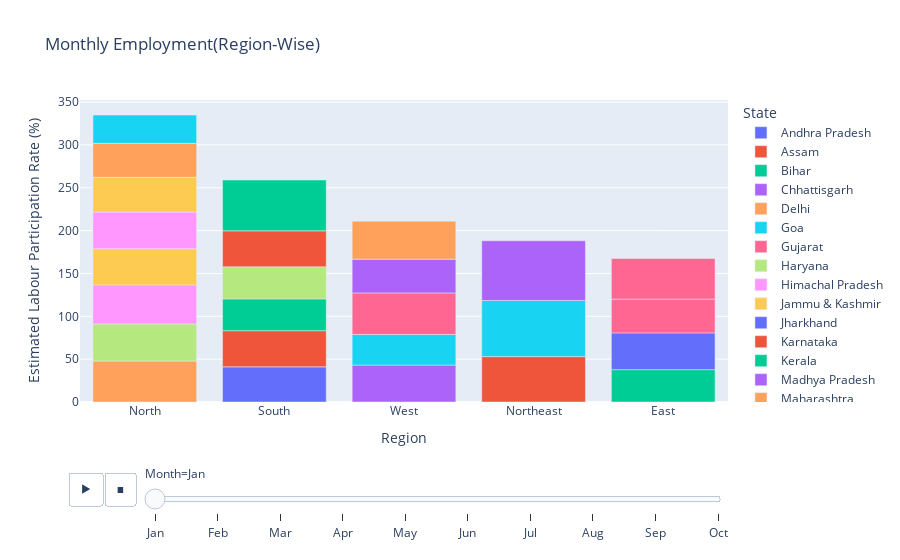

Notebook source saved alongside this figure:
### Markdown cell above
## Estimated Employment Rate

### Code cell
fig=px.bar(df,x='Region',y=' Estimated Labour Participation Rate (%)',color='State'
           ,title="Monthly Employment(Region-Wise)",animation_frame="Month",template='plotly')
fig.update_layout(xaxis={'categoryorder':'total descending'})
fig.show()

### Figure 1 — Plotly figure (JSON) as saved in the notebook; plotly's stock layout.template omitted (floating-point values rounded to 4 significant figures)
{"data": [{"alignmentgroup": "True", "hovertemplate": "State=Andhra Pradesh<br>Month=Jan<br>Region=%{x}<br> Estimated Labour Participation Rate (%)=%{y}<extra></extra>", "legendgroup": "Andhra Pradesh", "marker": {"color": "#636efa", "pattern": {"shape": ""}}, "name": "Andhra Pradesh", "offsetgroup": "Andhra Pradesh", "orientation": "v", "showlegend": true, "textposition": "auto", "type": "bar", "x": ["South"], "xaxis": "x", "y": [41.02], "yaxis": "y"}, {"alignmentgroup": "True", "hovertemplate": "State=Assam<br>Month=Jan<br>Region=%{x}<br> Estimated Labour Participation Rate (%)=%{y}<extra></extra>", "legendgroup": "Assam", "marker": {"color": "#EF553B", "pattern": {"shape": ""}}, "name": "Assam", "offsetgroup": "Assam", "orientation": "v", "showlegend": true, "textposition": "auto", "type": "bar", "x": ["Northeast"], "xaxis": "x", "y": [52.98], "yaxis": "y"}, {"alignmentgroup": "True", "hovertemplate": "State=Bihar<br>Month=Jan<br>Region=%{x}<br> Estimated Labour Participation Rate (%)=%{y}<extra></extra>", "legendgroup": "Bihar", "marker": {"color": "#00cc96", "pattern": {"shape": ""}}, "name": "Bihar", "offsetgroup": "Bihar", "orientation": "v", "showlegend": true, "textposition": "auto", "type": "bar", "x": ["East"], "xaxis": "x", "y": [37.72], "yaxis": "y"}, {"alignmentgroup": "True", "hovertemplate": "State=Chhattisgarh<br>Month=Jan<br>Region=%{x}<br> Estimated Labour Participation Rate (%)=%{y}<extra></extra>", "legendgroup": "Chhattisgarh", "marker": {"color": "#ab63fa", "pattern": {"shape": ""}}, "name": "Chhattisgarh", "offsetgroup": "Chhattisgarh", "orientation": "v", "showlegend": true, "textposition": "auto", "type": "bar", "x": ["West"], "xaxis": "x", "y": [43.08], "yaxis": "y"}, {"alignmentgroup": "True", "hovertemplate": "State=Delhi<br>Month=Jan<br>Region=%{x}<br> Estimated Labour Participation Rate (%)=%{y}<extra></extra>", "legendgroup": "Delhi", "marker": {"color": "#FFA15A", "pattern": {"shape": ""}}, "name": "Delhi", "offsetgroup": "Delhi", "orientation": "v", "showlegend": true, "textposition": "auto", "type": "bar", "x": ["North"], "xaxis": "x", "y": [47.79], "yaxis": "y"}, {"alignmentgroup": "True", "hovertemplate": "State=Goa<br>Month=Jan<br>Region=%{x}<br> Estimated Labour Participation Rate (%)=%{y}<extra></extra>", "legendgroup": "Goa", "marker": {"color": "#19d3f3", "pattern": {"shape": ""}}, "name": "Goa", "offsetgroup": "Goa", "orientation": "v", "showlegend": true, "textposition": "auto", "type": "bar", "x": ["West"], "xaxis": "x", "y": [35.73], "yaxis": "y"}, {"alignmentgroup": "True", "hovertemplate": "State=Gujarat<br>Month=Jan<br>Region=%{x}<br> Estimated Labour Participation Rate (%)=%{y}<extra></extra>", "legendgroup": "Gujarat", "marker": {"color": "#FF6692", "pattern": {"shape": ""}}, "name": "Gujarat", "offsetgroup": "Gujarat", "orientation": "v", "showlegend": true, "textposition": "auto", "type": "bar", "x": ["West"], "xaxis": "x", "y": [48.49], "yaxis": "y"}, {"alignmentgroup": "True", "hovertemplate": "State=Haryana<br>Month=Jan<br>Region=%{x}<br> Estimated Labour Participation Rate (%)=%{y}<extra></extra>", "legendgroup": "Haryana", "marker": {"color": "#B6E880", "pattern": {"shape": ""}}, "name": "Haryana", "offsetgroup": "Haryana", "orientation": "v", "showlegend": true, "textposition": "auto", "type": "bar", "x": ["North"], "xaxis": "x", "y": [43.36], "yaxis": "y"}, {"alignmentgroup": "True", "hovertemplate": "State=Himachal Pradesh<br>Month=Jan<br>Region=%{x}<br> Estimated Labour Participation Rate (%)=%{y}<extra></extra>", "legendgroup": "Himachal Pradesh", "marker": {"color": "#FF97FF", "pattern": {"shape": ""}}, "name": "Himachal Pradesh", "offsetgroup": "Himachal Pradesh", "orientation": "v", "showlegend": true, "textposition": "auto", "type": "bar", "x": ["North"], "xaxis": "x", "y": [45.5], "yaxis": "y"}, {"alignmentgroup": "True", "hovertemplate": "State=Jammu & Kashmir<br>Month=Jan<br>Region=%{x}<br> Estimated Labour Participation Rate (%)=%{y}<extra></extra>", "legendgroup": "Jammu & Kashmir", "marker": {"color": "#FECB52", "pattern": {"shape": ""}}, "name": "Jammu & Kashmir", "offsetgroup": "Jammu & Kashmir", "orientation": "v", "showlegend": true, "textposition": "auto", "type": "bar", "x": ["North"], "xaxis": "x", "y": [42.2], "yaxis": "y"}, {"alignmentgroup": "True", "hovertemplate": "State=Jharkhand<br>Month=Jan<br>Region=%{x}<br> Estimated Labour Participation Rate (%)=%{y}<extra></extra>", "legendgroup": "Jharkhand", "marker": {"color": "#636efa", "pattern": {"shape": ""}}, "name": "Jharkhand", "offsetgroup": "Jharkhand", "orientation": "v", "showlegend": true, "textposition": "auto", "type": "bar", "x": ["East"], "xaxis": "x", "y": [42.92], "yaxis": "y"}, {"alignmentgroup": "True", "hovertemplate": "State=Karnataka<br>Month=Jan<br>Region=%{x}<br> Estimated Labour Participation Rate (%)=%{y}<extra></extra>", "legendgroup": "Karnataka", "marker": {"color": "#EF553B", "pattern": {"shape": ""}}, "name": "Karnataka", "offsetgroup": "Karnataka", "orientation": "v", "showlegend": true, "textposition": "auto", "type": "bar", "x": ["South"], "xaxis": "x", "y": [42.18], "yaxis": "y"}, {"alignmentgroup": "True", "hovertemplate": "State=Kerala<br>Month=Jan<br>Region=%{x}<br> Estimated Labour Participation Rate (%)=%{y}<extra></extra>", "legendgroup": "Kerala", "marker": {"color": "#00cc96", "pattern": {"shape": ""}}, "name": "Kerala", "offsetgroup": "Kerala", "orientation": "v", "showlegend": true, "textposition": "auto", "type": "bar", "x": ["South"], "xaxis": "x", "y": [37.12], "yaxis": "y"}, {"alignmentgroup": "True", "hovertemplate": "State=Madhya Pradesh<br>Month=Jan<br>Region=%{x}<br> Estimated Labour Participation Rate (%)=%{y}<extra></extra>", "legendgroup": "Madhya Pradesh", "marker": {"color": "#ab63fa", "pattern": {"shape": ""}}, "name": "Madhya Pradesh", "offsetgroup": "Madhya Pradesh", "orientation": "v", "showlegend": true, "textposition": "auto", "type": "bar", "x": ["West"], "xaxis": "x", "y": [39.42], "yaxis": "y"}, {"alignmentgroup": "True", "hovertemplate": "State=Maharashtra<br>Month=Jan<br>Region=%{x}<br> Estimated Labour Participation Rate (%)=%{y}<extra></extra>", "legendgroup": "Maharashtra", "marker": {"color": "#FFA15A", "pattern": {"shape": ""}}, "name": "Maharashtra", "offsetgroup": "Maharashtra", "orientation": "v", "showlegend": true, "textposition": "auto", "type": "bar", "x": ["West"], "xaxis": "x", "y": [44.19], "yaxis": "y"}, {"alignmentgroup": "True", "hovertemplate": "State=Meghalaya<br>Month=Jan<br>Region=%{x}<br> Estimated Labour Participation Rate (%)=%{y}<extra></extra>", "legendgroup": "Meghalaya", "marker": {"color": "#19d3f3", "pattern": {"shape": ""}}, "name": "Meghalaya", "offsetgroup": "Meghalaya", "orientation": "v", "showlegend": true, "textposition": "auto", "type": "bar", "x": ["Northeast"], "xaxis": "x", "y": [65.49], "yaxis": "y"}, {"alignmentgroup": "True", "hovertemplate": "State=Odisha<br>Month=Jan<br>Region=%{x}<br> Estimated Labour Participation Rate (%)=%{y}<extra></extra>", "legendgroup": "Odisha", "marker": {"color": "#FF6692", "pattern": {"shape": ""}}, "name": "Odisha", "offsetgroup": "Odisha", "orientation": "v", "showlegend": true, "textposition": "auto", "type": "bar", "x": ["East"], "xaxis": "x", "y": [39.44], "yaxis": "y"}, {"alignmentgroup": "True", "hovertemplate": "State=Puducherry<br>Month=Jan<br>Region=%{x}<br> Estimated Labour Participation Rate (%)=%{y}<extra></extra>", "legendgroup": "Puducherry", "marker": {"color": "#B6E880", "pattern": {"shape": ""}}, "name": "Puducherry", "offsetgroup": "Puducherry", "orientation": "v", "showlegend": true, "textposition": "auto", "type": "bar", "x": ["South"], "xaxis": "x", "y": [37.46], "yaxis": "y"}, {"alignmentgroup": "True", "hovertemplate": "State=Punjab<br>Month=Jan<br>Region=%{x}<br> Estimated Labour Participation Rate (%)=%{y}<extra></extra>", "legendgroup": "Punjab", "marker": {"color": "#FF97FF", "pattern": {"shape": ""}}, "name": "Punjab", "offsetgroup": "Punjab", "orientation": "v", "showlegend": true, "textposition": "auto", "type": "bar", "x": ["North"], "xaxis": "x", "y": [42.82], "yaxis": "y"}, {"alignmentgroup": "True", "hovertemplate": "State=Rajasthan<br>Month=Jan<br>Region=%{x}<br> Estimated Labour Participation Rate (%)=%{y}<extra></extra>", "legendgroup": "Rajasthan", "marker": {"color": "#FECB52", "pattern": {"shape": ""}}, "name": "Rajasthan", "offsetgroup": "Rajasthan", "orientation": "v", "showlegend": true, "textposition": "auto", "type": "bar", "x": ["North"], "xaxis": "x", "y": [40.51], "yaxis": "y"}, {"alignmentgroup": "True", "hovertemplate": "State=Tamil Nadu<br>Month=Jan<br>Region=%{x}<br> Estimated Labour Participation Rate (%)=%{y}<extra></extra>", "legendgroup": "Tamil Nadu", "marker": {"color": "#EF553B", "pattern": {"shape": ""}}, "name": "Tamil Nadu", "offsetgroup": "Tamil Nadu", "orientation": "v", "showlegend": true, "textposition": "auto", "type": "bar", "x": ["South"], "xaxis": "x", "y": [41.96], "yaxis": "y"}, {"alignmentgroup": "True", "hovertemplate": "State=Telangana<br>Month=Jan<br>Region=%{x}<br> Estimated Labour Participation Rate (%)=%{y}<extra></extra>", "legendgroup": "Telangana", "marker": {"color": "#00cc96", "pattern": {"shape": ""}}, "name": "Telangana", "offsetgroup": "Telangana", "orientation": "v", "showlegend": true, "textposition": "auto", "type": "bar", "x": ["South"], "xaxis": "x", "y": [59.25], "yaxis": "y"}, {"alignmentgroup": "True", "hovertemplate": "State=Tripura<br>Month=Jan<br>Region=%{x}<br> Estimated Labour Participation Rate (%)=%{y}<extra></extra>", "legendgroup": "Tripura", "marker": {"color": "#ab63fa", "pattern": {"shape": ""}}, "name": "Tripura", "offsetgroup": "Tripura", "orientation": "v", "showlegend": true, "textposition": "auto", "type": "bar", "x": ["Northeast"], "xaxis": "x", "y": [69.69], "yaxis": "y"}, {"alignmentgroup": "True", "hovertemplate": "State=Uttar Pradesh<br>Month=Jan<br>Region=%{x}<br> Estimated Labour Participation Rate (%)=%{y}<extra></extra>", "legendgroup": "Uttar Pradesh", "marker": {"color": "#FFA15A", "pattern": {"shape": ""}}, "name": "Uttar Pradesh", "offsetgroup": "Uttar Pradesh", "orientation": "v", "showlegend": true, "textposition": "auto", "type": "bar", "x": ["North"], "xaxis": "x", "y": [39.63], "yaxis": "y"}, {"alignmentgroup": "True", "hovertemplate": "State=Uttarakhand<br>Month=Jan<br>Region=%{x}<br> Estimated Labour Participation Rate (%)=%{y}<extra></extra>", "legendgroup": "Uttarakhand", "marker": {"color": "#19d3f3", "pattern": {"shape": ""}}, "name": "Uttarakhand", "offsetgroup": "Uttarakhand", "orientation": "v", "showlegend": true, "textposition": "auto", "type": "bar", "x": ["North"], "xaxis": "x", "y": [32.99], "yaxis": "y"}, {"alignmentgroup": "True", "hovertemplate": "State=West Bengal<br>Month=Jan<br>Region=%{x}<br> Estimated Labour Participation Rate (%)=%{y}<extra></extra>", "legendgroup": "West Bengal", "marker": {"color": "#FF6692", "pattern": {"shape": ""}}, "name": "West Bengal", "offsetgroup": "West Bengal", "orientation": "v", "showlegend": true, "textposition": "auto", "type": "bar", "x": ["East"], "xaxis": "x", "y": [47.35], "yaxis": "y"}], "layout": {"barmode": "relative", "legend": {"title": {"text": "State"}, "tracegroupgap": 0}, "sliders": [{"active": 0, "currentvalue": {"prefix": "Month="}, "len": 0.9, "pad": {"b": 10, "t": 60}, "steps": [{"args": [["Jan"], {"frame": {"duration": 0, "redraw": true}, "fromcurrent": true, "mode": "immediate", "transition": {"duration": 0, "easing": "linear"}}], "label": "Jan", "method": "animate"}, {"args": [["Feb"], {"frame": {"duration": 0, "redraw": true}, "fromcurrent": true, "mode": "immediate", "transition": {"duration": 0, "easing": "linear"}}], "label": "Feb", "method": "animate"}, {"args": [["Mar"], {"frame": {"duration": 0, "redraw": true}, "fromcurrent": true, "mode": "immediate", "transition": {"duration": 0, "easing": "linear"}}], "label": "Mar", "method": "animate"}, {"args": [["Apr"], {"frame": {"duration": 0, "redraw": true}, "fromcurrent": true, "mode": "immediate", "transition": {"duration": 0, "easing": "linear"}}], "label": "Apr", "method": "animate"}, {"args": [["May"], {"frame": {"duration": 0, "redraw": true}, "fromcurrent": true, "mode": "immediate", "transition": {"duration": 0, "easing": "linear"}}], "label": "May", "method": "animate"}, {"args": [["Jun"], {"frame": {"duration": 0, "redraw": true}, "fromcurrent": true, "mode": "immediate", "transition": {"duration": 0, "easing": "linear"}}], "label": "Jun", "method": "animate"}, {"args": [["Jul"], {"frame": {"duration": 0, "redraw": true}, "fromcurrent": true, "mode": "immediate", "transition": {"duration": 0, "easing": "linear"}}], "label": "Jul", "method": "animate"}, {"args": [["Aug"], {"frame": {"duration": 0, "redraw": true}, "fromcurrent": true, "mode": "immediate", "transition": {"duration": 0, "easing": "linear"}}], "label": "Aug", "method": "animate"}, {"args": [["Sep"], {"frame": {"duration": 0, "redraw": true}, "fromcurrent": true, "mode": "immediate", "transition": {"duration": 0, "easing": "linear"}}], "label": "Sep", "method": "animate"}, {"args": [["Oct"], {"frame": {"duration": 0, "redraw": true}, "fromcurrent": true, "mode": "immediate", "transition": {"duration": 0, "easing": "linear"}}], "label": "Oct", "method": "animate"}], "x": 0.1, "xanchor": "left", "y": 0, "yanchor": "top"}], "title": {"text": "Monthly Employment(Region-Wise)"}, "updatemenus": [{"buttons": [{"args": [null, {"frame": {"duration": 500, "redraw": true}, "fromcurrent": true, "mode": "immediate", "transition": {"duration": 500, "easing": "linear"}}], "label": "&#9654;", "method": "animate"}, {"args": [[null], {"frame": {"duration": 0, "redraw": true}, "fromcurrent": true, "mode": "immediate", "transition": {"duration": 0, "easing": "linear"}}], "label": "&#9724;", "method": "animate"}], "direction": "left", "pad": {"r": 10, "t": 70}, "showactive": false, "type": "buttons", "x": 0.1, "xanchor": "right", "y": 0, "yanchor": "top"}], "xaxis": {"anchor": "y", "categoryorder": "total descending", "domain": [0, 1], "title": {"text": "Region"}}, "yaxis": {"anchor": "x", "domain": [0, 1], "title": {"text": " Estimated Labour Participation Rate (%)"}}}}
